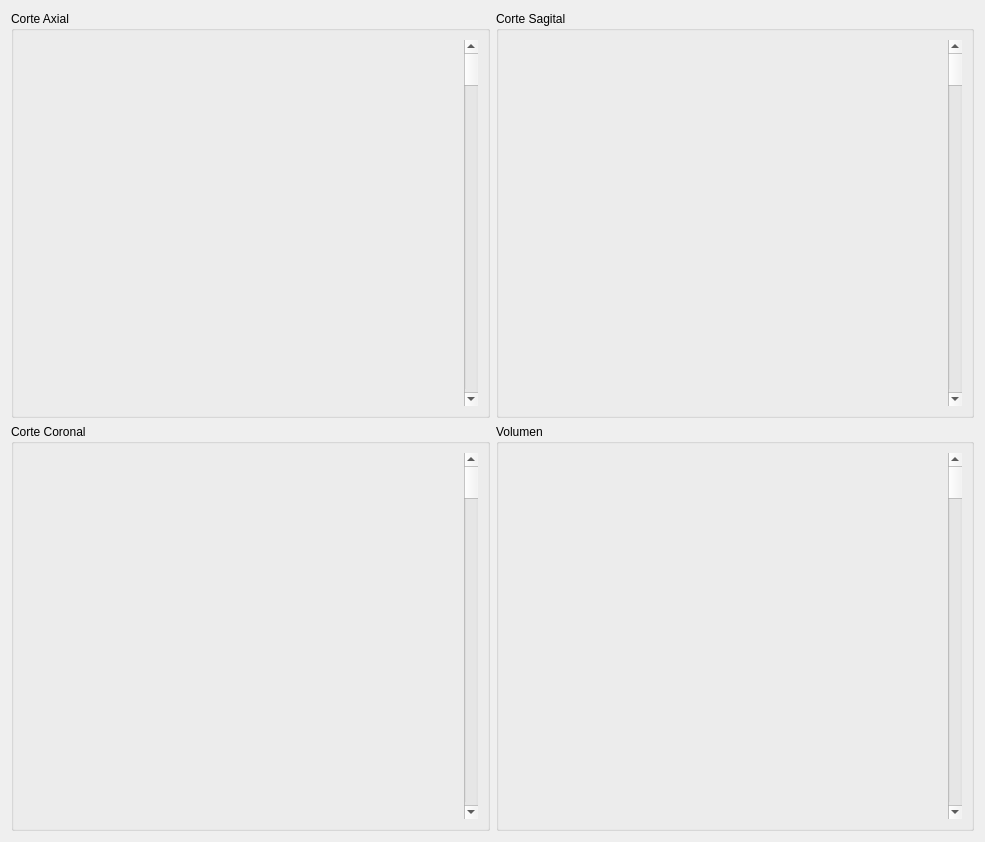
<?xml version="1.0" encoding="UTF-8"?>
<ui version="4.0">
 <class>StackedMultiplanarReconstruction</class>
 <widget class="QWidget" name="StackedMultiplanarReconstruction">
  <property name="geometry">
   <rect>
    <x>0</x>
    <y>0</y>
    <width>985</width>
    <height>842</height>
   </rect>
  </property>
  <property name="windowTitle">
   <string>Form</string>
  </property>
  <layout class="QGridLayout" name="gridLayout">
   <item row="0" column="0">
    <widget class="QGroupBox" name="groupBox">
     <property name="title">
      <string>Corte Axial</string>
     </property>
     <layout class="QHBoxLayout" name="horizontalLayout">
      <item>
       <widget class="QVTKWidget" name="view1"/>
      </item>
      <item>
       <widget class="QScrollBar" name="scroll_axial">
        <property name="orientation">
         <enum>Qt::Vertical</enum>
        </property>
       </widget>
      </item>
     </layout>
    </widget>
   </item>
   <item row="0" column="1">
    <widget class="QGroupBox" name="groupBox_2">
     <property name="title">
      <string>Corte Sagital</string>
     </property>
     <layout class="QHBoxLayout" name="horizontalLayout_2">
      <item>
       <widget class="QVTKWidget" name="view2"/>
      </item>
      <item>
       <widget class="QScrollBar" name="scroll_sagittal">
        <property name="orientation">
         <enum>Qt::Vertical</enum>
        </property>
       </widget>
      </item>
     </layout>
    </widget>
   </item>
   <item row="1" column="0">
    <widget class="QGroupBox" name="groupBox_3">
     <property name="title">
      <string>Corte Coronal</string>
     </property>
     <layout class="QHBoxLayout" name="horizontalLayout_3">
      <item>
       <widget class="QVTKWidget" name="view3"/>
      </item>
      <item>
       <widget class="QScrollBar" name="scroll_coronal">
        <property name="orientation">
         <enum>Qt::Vertical</enum>
        </property>
       </widget>
      </item>
     </layout>
    </widget>
   </item>
   <item row="1" column="1">
    <widget class="QGroupBox" name="groupBox_4">
     <property name="title">
      <string>Volumen</string>
     </property>
     <layout class="QHBoxLayout" name="horizontalLayout_4">
      <item>
       <widget class="QVTKWidget" name="view4"/>
      </item>
      <item>
       <widget class="QScrollBar" name="verticalScrollBar_4">
        <property name="orientation">
         <enum>Qt::Vertical</enum>
        </property>
       </widget>
      </item>
     </layout>
    </widget>
   </item>
  </layout>
 </widget>
 <customwidgets>
  <customwidget>
   <class>QVTKWidget</class>
   <extends>QWidget</extends>
   <header>QVTKWidget.h</header>
  </customwidget>
 </customwidgets>
 <resources/>
 <connections/>
</ui>
